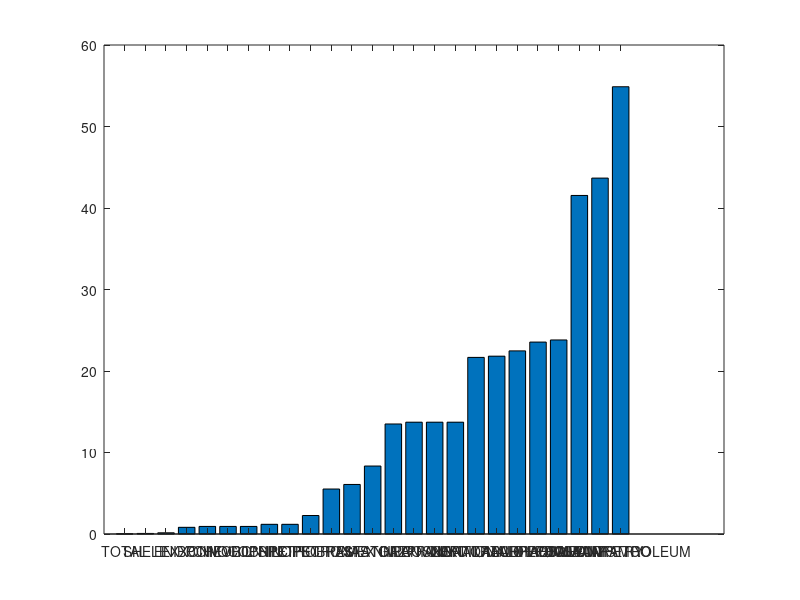

Source code (MATLAB):
%countrygdpstuff
cd('/Users/grayson/desktop/summerresearch'); %get into a good directory
FILE = fopen('companiesgdppercent.csv'); %pull in the network data
DATA = textscan(FILE,'%s %s','delimiter',',','headerlines',1);
fclose(FILE); %close the loose file
country = DATA{1};
gdp = DATA{2};
tempgdp = zeros(length(gdp),1)
for i = 1:length(gdp)
    tempgdp(i) = str2num(gdp{i});
end
gdp = tempgdp;
[val, idx] = sort(gdp)
bar(val)
set(gca,'xticklabel',country(idx),'XTickLabelRotation',45,'Xtick',1:25);